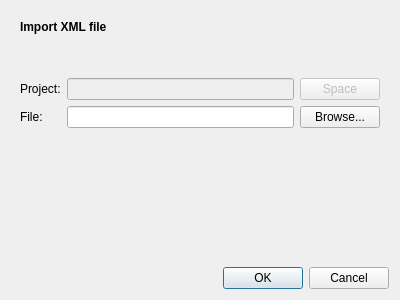
<?xml version="1.0" encoding="UTF-8"?>
<ui version="4.0">
 <class>ImportFileDialog</class>
 <widget class="QDialog" name="ImportFileDialog">
  <property name="geometry">
   <rect>
    <x>0</x>
    <y>0</y>
    <width>400</width>
    <height>300</height>
   </rect>
  </property>
  <property name="windowTitle">
   <string>Dialog</string>
  </property>
  <property name="modal">
   <bool>true</bool>
  </property>
  <layout class="QVBoxLayout" name="verticalLayout">
   <item>
    <widget class="QWidget" name="MainWidget" native="true">
     <property name="enabled">
      <bool>true</bool>
     </property>
     <layout class="QVBoxLayout" name="verticalLayout_2">
      <item>
       <widget class="QLabel" name="Headline">
        <property name="font">
         <font>
          <weight>75</weight>
          <bold>true</bold>
         </font>
        </property>
        <property name="text">
         <string>Import XML file</string>
        </property>
       </widget>
      </item>
      <item>
       <widget class="QWidget" name="ChangingInformationSection" native="true">
        <layout class="QHBoxLayout" name="horizontalLayout_2">
         <item>
          <widget class="QLabel" name="Icon">
           <property name="enabled">
            <bool>true</bool>
           </property>
           <property name="sizePolicy">
            <sizepolicy hsizetype="Fixed" vsizetype="Preferred">
             <horstretch>0</horstretch>
             <verstretch>0</verstretch>
            </sizepolicy>
           </property>
           <property name="pixmap">
            <pixmap resource="../../style/style.qrc">:/qss_icons/rc/ErrorIcon.png</pixmap>
           </property>
           <property name="scaledContents">
            <bool>true</bool>
           </property>
          </widget>
         </item>
         <item>
          <widget class="QLabel" name="Information">
           <property name="text">
            <string/>
           </property>
          </widget>
         </item>
        </layout>
       </widget>
      </item>
      <item>
       <layout class="QHBoxLayout" name="horizontalLayout">
        <item>
         <layout class="QVBoxLayout" name="Labels">
          <item>
           <widget class="QLabel" name="ProjectLabel">
            <property name="sizePolicy">
             <sizepolicy hsizetype="Preferred" vsizetype="Preferred">
              <horstretch>0</horstretch>
              <verstretch>0</verstretch>
             </sizepolicy>
            </property>
            <property name="text">
             <string>Project:</string>
            </property>
           </widget>
          </item>
          <item>
           <widget class="QLabel" name="FileNameLabel">
            <property name="sizePolicy">
             <sizepolicy hsizetype="Preferred" vsizetype="Preferred">
              <horstretch>0</horstretch>
              <verstretch>0</verstretch>
             </sizepolicy>
            </property>
            <property name="text">
             <string>File:</string>
            </property>
           </widget>
          </item>
         </layout>
        </item>
        <item>
         <layout class="QVBoxLayout" name="Entries">
          <item>
           <widget class="QLineEdit" name="ProjectEntry">
            <property name="enabled">
             <bool>false</bool>
            </property>
            <property name="sizePolicy">
             <sizepolicy hsizetype="Expanding" vsizetype="Fixed">
              <horstretch>0</horstretch>
              <verstretch>0</verstretch>
             </sizepolicy>
            </property>
            <property name="toolTip">
             <string>Currently open project</string>
            </property>
           </widget>
          </item>
          <item>
           <widget class="QLineEdit" name="FilePathEntry">
            <property name="enabled">
             <bool>true</bool>
            </property>
            <property name="sizePolicy">
             <sizepolicy hsizetype="Expanding" vsizetype="Fixed">
              <horstretch>0</horstretch>
              <verstretch>0</verstretch>
             </sizepolicy>
            </property>
            <property name="toolTip">
             <string/>
            </property>
            <property name="text">
             <string/>
            </property>
           </widget>
          </item>
         </layout>
        </item>
        <item>
         <layout class="QVBoxLayout" name="Buttons">
          <item>
           <widget class="QPushButton" name="SpacingButton">
            <property name="enabled">
             <bool>false</bool>
            </property>
            <property name="text">
             <string>Space</string>
            </property>
           </widget>
          </item>
          <item>
           <widget class="QPushButton" name="BrowseButton">
            <property name="text">
             <string>Browse...</string>
            </property>
           </widget>
          </item>
         </layout>
        </item>
       </layout>
      </item>
      <item>
       <spacer name="verticalSpacer">
        <property name="orientation">
         <enum>Qt::Vertical</enum>
        </property>
        <property name="sizeHint" stdset="0">
         <size>
          <width>20</width>
          <height>40</height>
         </size>
        </property>
       </spacer>
      </item>
     </layout>
    </widget>
   </item>
   <item>
    <widget class="QDialogButtonBox" name="buttonBox">
     <property name="orientation">
      <enum>Qt::Horizontal</enum>
     </property>
     <property name="standardButtons">
      <set>QDialogButtonBox::Cancel|QDialogButtonBox::Ok</set>
     </property>
    </widget>
   </item>
  </layout>
 </widget>
 <resources>
  <include location="../../style/style.qrc"/>
 </resources>
 <connections>
  <connection>
   <sender>buttonBox</sender>
   <signal>accepted()</signal>
   <receiver>ImportFileDialog</receiver>
   <slot>accept()</slot>
   <hints>
    <hint type="sourcelabel">
     <x>248</x>
     <y>254</y>
    </hint>
    <hint type="destinationlabel">
     <x>157</x>
     <y>274</y>
    </hint>
   </hints>
  </connection>
  <connection>
   <sender>buttonBox</sender>
   <signal>rejected()</signal>
   <receiver>ImportFileDialog</receiver>
   <slot>reject()</slot>
   <hints>
    <hint type="sourcelabel">
     <x>316</x>
     <y>260</y>
    </hint>
    <hint type="destinationlabel">
     <x>286</x>
     <y>274</y>
    </hint>
   </hints>
  </connection>
 </connections>
</ui>
